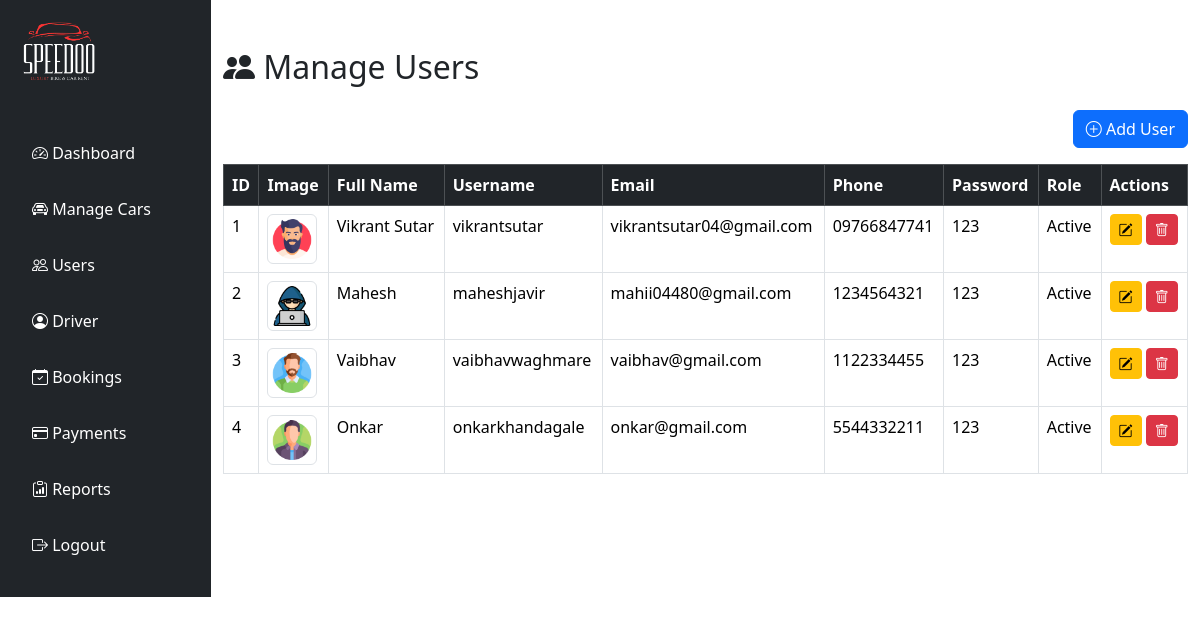
/Admin/users.php, run on the app's committed database.
### tables this page shows
CREATE TABLE `user` (
  `u_id` int(11) NOT NULL,
  `u_name` varchar(100) NOT NULL,
  `u_email` varchar(1000) NOT NULL,
  `username` varchar(100) NOT NULL,
  `u_password` varchar(255) NOT NULL,
  `u_phone` varchar(100) NOT NULL,
  `u_role` varchar(100) NOT NULL,
  `u_image` varchar(255) NOT NULL,
  `status` tinyint(100) NOT NULL
);

### Admin/users.php (the view, shortened to what this page needs)
  <!DOCTYPE html>
<html lang="en">
<head>
  <link href="https://cdn.jsdelivr.net/npm/bootstrap@5.3.3/dist/css/bootstrap.min.css" rel="stylesheet">
  <link href="https://cdn.jsdelivr.net/npm/bootstrap-icons@1.10.3/font/bootstrap-icons.css" rel="stylesheet">
  <link rel="stylesheet" type="text/css" href="admin_style.css">
</head>
<body>
<?php include('sidebar.php')?>
    <div class="container mt-5">
      <h2 class="mb-4"><i class="bi bi-people-fill"></i> Manage Users</h2>
      <div class="mb-3 text-end">
        <a href="add_user.php">
          <button class="btn btn-primary" data-bs-toggle="modal" data-bs-target="#carModal"><i class="bi bi-plus-circle"></i> Add User</button>
        </a>
      </div>
      <table class="table table-bordered table-hover">
        <thead class="table-dark">
          <tr>
            <th>ID</th>
            <th>Image</th>
            <th>Full Name</th>
            <th>Username</th>
            <th>Email</th>
            <th>Phone</th>
            <th>Password</th>
            <th>Role</th>
            <th>Actions</th>
          </tr>
        </thead>
         <tbody>
          <?php
          $conn = new mysqli("localhost", "root", "", "speedoo");
          $sql = "SELECT * FROM user";
          $result = $conn->query($sql);
          ?>
          <?php
          if ($result->num_rows > 0) {
            $sr_no = 1;
            while ($row = $result->fetch_assoc()) {
              echo "<tr>";
              echo "<td>" . $sr_no++ . "</td>";
              echo "<td><img src='" . $row['u_image'] . "' class='car-img img-thumbnail' width='50'></td>";
              echo "<td>" . $row['u_name'] . "</td>";
              echo "<td>" . $row['username'] . "</td>";
              echo "<td>" . $row['u_email'] . "</td>";
              echo "<td>" . $row['u_phone'] . "</td>";
              echo "<td>" . $row['u_password'] . "</td>";
              echo "<td>" . ($row['u_role'] ? "Active" : "Inactive") . "</td>";
              echo "<td>
              <a href='edit-user.php?id=" . $row['u_id'] . "' class='btn btn-sm btn-warning'><i class='bi bi-pencil-square'></i></a>
              <a href='delete-user.php?id=" . $row['u_id'] . "' class='btn btn-sm btn-danger' onclick=\"return confirm('Are you sure you want to delete this user?');\"><i class='bi bi-trash'></i></a>
              </td>";
              echo "</tr>";
            }
          } else {
            echo "<tr><td colspan='9' class='text-center'>No cars found</td></tr>";
          }
          ?>
        </tbody>
      </table>
    </div>
</body>
</html>

### data on the page
user: u_image (picture), u_name "Vikrant Sutar", username "vikrantsutar", u_email "vikrantsutar04@gmail.com", u_phone "09766847741", u_password "123", u_role "Active"
user: u_image (picture), u_name "Mahesh", username "maheshjavir", u_email "mahii04480@gmail.com", u_phone "1234564321", u_password "123", u_role "Active"
user: u_image (picture), u_name "Vaibhav", username "vaibhavwaghmare", u_email "vaibhav@gmail.com", u_phone "1122334455", u_password "123", u_role "Active"
user: u_image (picture), u_name "Onkar", username "onkarkhandagale", u_email "onkar@gmail.com", u_phone "5544332211", u_password "123", u_role "Active"
